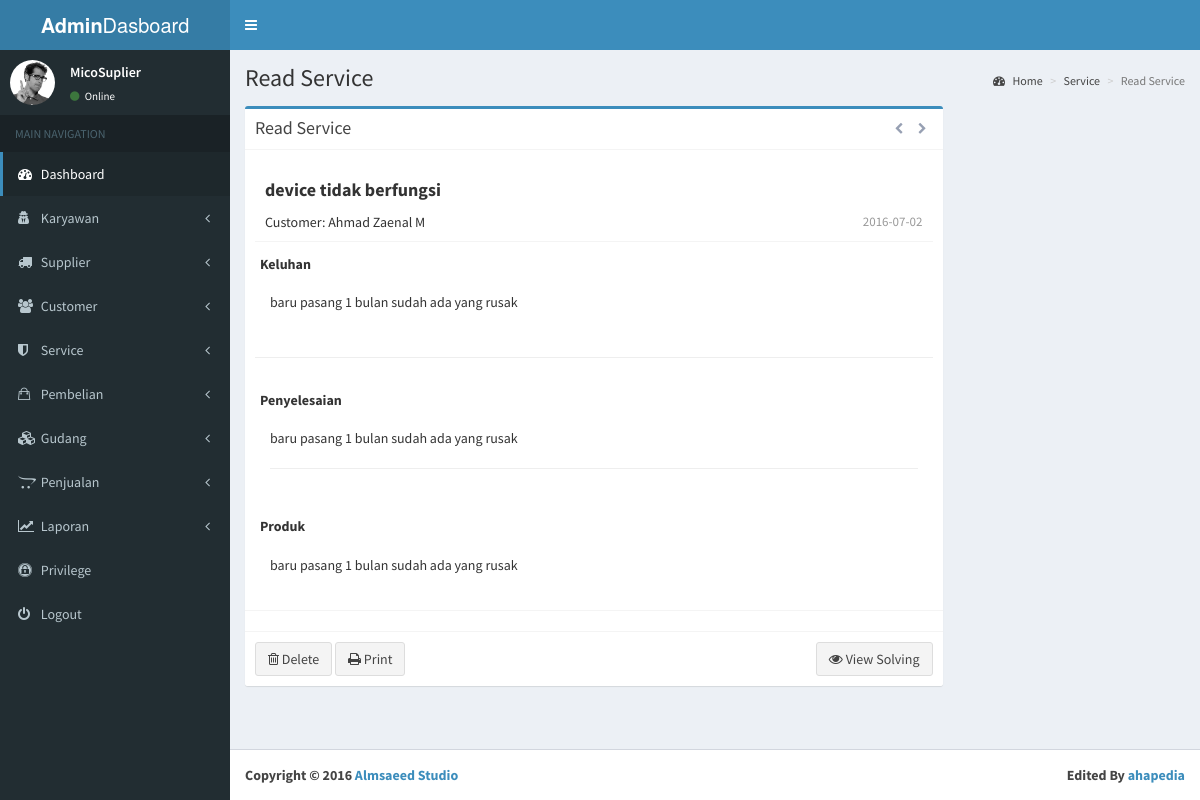
The app's page /service/viewService/1 with its own data.
### tables this page shows
CREATE TABLE `service` (
  `id_service` int(11) NOT NULL,
  `id_petugas` varchar(100) NOT NULL,
  `id_customer` varchar(100) NOT NULL,
  `subject` varchar(500) NOT NULL,
  `keluhan` text NOT NULL,
  `tgl_open` date NOT NULL,
  `status` int(11) NOT NULL DEFAULT '1'
);

CREATE TABLE `customer` (
  `id_customer` varchar(100) NOT NULL,
  `id_institut` varchar(100) NOT NULL,
  `nama` varchar(200) NOT NULL,
  `jenkel` varchar(3) NOT NULL,
  `alamat` varchar(500) NOT NULL,
  `hp` varchar(20) NOT NULL,
  `email` varchar(200) NOT NULL,
  `tgl` date NOT NULL,
  `photo_link` varchar(500) NOT NULL DEFAULT 'default/users.png',
  `jabatan` varchar(100) NOT NULL
);

### application/controllers/Service.php (called while the page is built, shortened)
<?php
class Service extends CI_Controller {
	public function viewService($id){
		$this->load->model('mservice');
		$data['isi']=$this->mservice->view_service($id);
		$this->load->view('dasboard/head');
		$this->load->view('dasboard/header');
		$this->load->view('dasboard/sidebar');
		$this->load->view('dasboard/viewService',$data);
		$this->load->view('dasboard/footer');
	}
}
?>

### index.php (called while the page is built, shortened)
<?php
require_once BASEPATH.'core/CodeIgniter.php';

### application/models/Mservice.php (called while the page is built, shortened)
<?php
class Mservice extends CI_Model{
	public function view_service($id){
		$this->db->reconnect();
			$query = $this->db->query("CALL sp_view_perService('$id')");
			if ($query->num_rows() > 0)
			{
			foreach ($query->result() as $row)
			{
					$hasil[] = $row;
			}
			return $hasil;
			}
			else{
				return 0;
			}
	}
}
?>

### application/views/dasboard/viewService.php (the view, shortened to what this page needs)
    <div class="content-wrapper">
      <section class="content-header">
        <h1>
          Read Service
        </h1>
        <ol class="breadcrumb">
          <li><a href="#"><i class="fa fa-dashboard"></i> Home</a></li>
	 <li><a href="#"><i ></i> Service</a></li>
          <li class="active">Read Service</li>
        </ol>
      </section>
      <section class="content">
        <div class="row">
          <div class="col-md-9">
	<?php  	if(!empty($isi)){
					foreach($isi as $baris){  ?>
            <div class="box box-primary">
              <div class="box-header with-border">
                <h3 class="box-title">Read Service</h3>
                <div class="box-tools pull-right">
                  <a href="#" class="btn btn-box-tool" data-toggle="tooltip" title="Previous"><i class="fa fa-chevron-left"></i></a>
                  <a href="#" class="btn btn-box-tool" data-toggle="tooltip" title="Next"><i class="fa fa-chevron-right"></i></a>
                </div>
              </div>
              <div class="box-body ">
                <div class="mailbox-read-info">
                  <h4><strong><?php echo $baris->subject?></strong></h4>
                  <h5>Customer: <?php echo $baris->nama_customer?> <span class="mailbox-read-time pull-right"><?php echo $baris->tgl_open?></span></h5>
                </div>
                <div class="mailbox-controls">
                 <h5><strong>Keluhan</strong></h5>
		    <div class="mailbox-read-message">
                  <p><?php echo $baris->keluhan?></p>
                </div>
                </div>
		  <hr>
		  <div class="mailbox-controls">
                 <h5><strong>Penyelesaian</strong></h5>
		    <div class="mailbox-read-message">
                  <p><?php echo $baris->keluhan?></p>
                  <hr>
                </div>
                </div>
		   <div class="mailbox-controls">
                 <h5><strong>Produk</strong></h5>
		    <div class="mailbox-read-message">
                  <p><?php echo $baris->keluhan?></p>
                </div>
                </div>
              </div>
              <div class="box-footer">
              </div>
              <div class="box-footer">
                <div class="pull-right">
		  <?php if($baris->status<>3) {?>
                  <button onclick="<?php echo base_url(),"admin/addSolving/",$baris->id_service ?>" class="btn btn-default"><i class="fa fa-shield"></i> Solving</button>
		  <?php }else{?>
		  <button data-toggle="modal" data-target="#myModal" class="btn btn-default"><i class="fa fa-eye"></i> View Solving</button>
		  <?php }?>
                </div>
                <button class="btn btn-default"><i class="fa fa-trash-o"></i> Delete</button>
                <button class="btn btn-default"><i class="fa fa-print"></i> Print</button>
              </div>
            </div>
	   <?php }}else{
	echo "data tidak ada";
} ?>
          </div>
        </div>
      </section>
    </div>

### records on screen
service: subject "device tidak berfungsi", id_customer.nama "Ahmad Zaenal M", tgl_open "2016-07-02", keluhan "baru pasang 1 bulan sudah ada yang rusak", status "View Solving"
